Frame 1 (no input): blank canvas, image omitted
Frame 60 (no input): blank canvas, image omitted
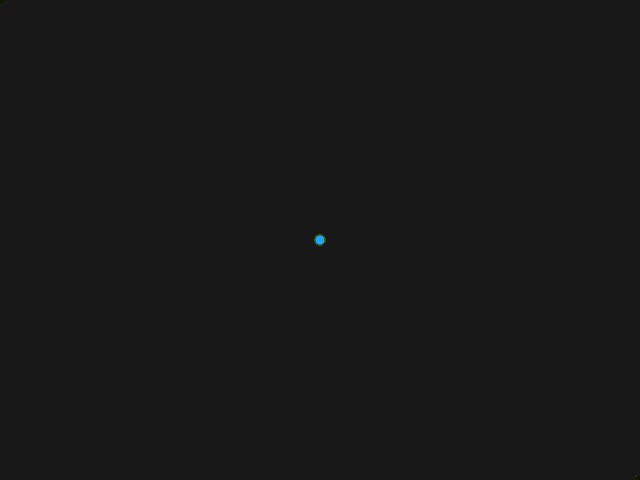
Frame 120 (the mouse pressed at the canvas centre since frame 60)

The p5.js sketch whose frames 1 and 60 were blank and that drew this single picture after the mouse press (run headless with seeded random() and noise() and a simulated clock; from frame 60 on, the mouse is pressed at the canvas centre):

// p5.js sketch
// ── sketch.js
var w = 640;
var h = 480;

function setup() {
  createCanvas(w, h);
  rectMode(CENTER);
}

function draw() {
  background(20, 15, 20, 5); // r, g, b, a (a is alpha transparency)
  fill(mouseX%150+10, mouseY%125+50, mouseX+mouseY%100, 255-mouseY%200);
  //ellipse(mouseX, mouseY, (w/2)-mouseX, (h/2)-mouseY);
  ellipse(mouseX, mouseY, 10, 10);
  ellipse(w-mouseX, h-mouseY, 10, 10);
  //rect(mouseY, mouseX, (w/2)-mouseY, (h/2)-mouseX);
  stroke(100-mouseY%50, 100-mouseX%50, 100-mouseX+mouseY%50);
  
}
